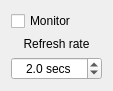
  <widget class="QWidget" name="layoutWidget">
   <property name="geometry">
    <rect>
     <x>1121</x>
     <y>12</y>
     <width>93</width>
     <height>74</height>
    </rect>
   </property>
   <layout class="QVBoxLayout" name="verticalLayout_21">
    <item>
     <widget class="QCheckBox" name="monitor">
      <property name="text">
       <string>Monitor</string>
      </property>
      <property name="checked">
       <bool>false</bool>
      </property>
     </widget>
    </item>
    <item>
     <widget class="QLabel" name="label_47">
      <property name="text">
       <string>Refresh rate</string>
      </property>
      <property name="alignment">
       <set>Qt::AlignCenter</set>
      </property>
     </widget>
    </item>
    <item>
     <widget class="QDoubleSpinBox" name="refresh_rate">
      <property name="minimumSize">
       <size>
        <width>91</width>
        <height>0</height>
       </size>
      </property>
      <property name="alignment">
       <set>Qt::AlignCenter</set>
      </property>
      <property name="suffix">
       <string> secs</string>
      </property>
      <property name="decimals">
       <number>1</number>
      </property>
      <property name="maximum">
       <double>9999999.000000000000000</double>
      </property>
      <property name="singleStep">
       <double>0.500000000000000</double>
      </property>
      <property name="value">
       <double>2.000000000000000</double>
      </property>
     </widget>
    </item>
   </layout>
  </widget>
